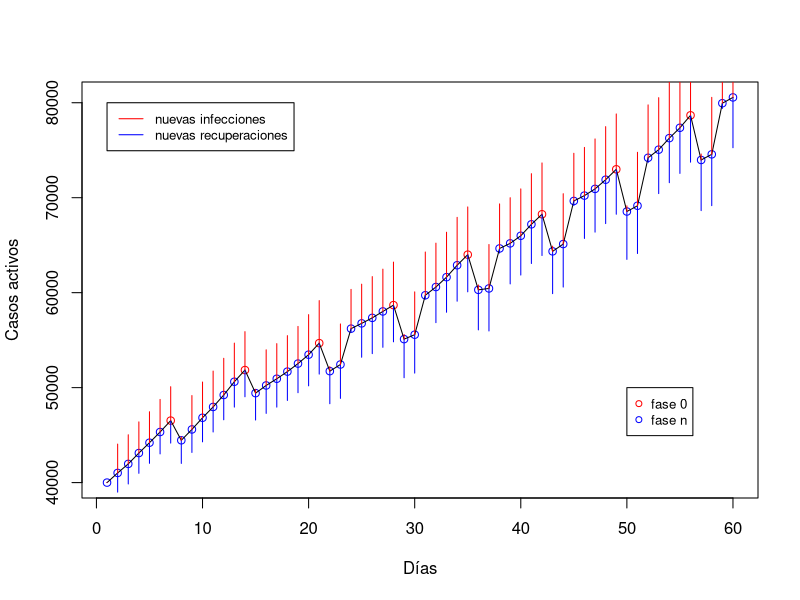

Reproduce this figure in R.
## ---- chunk 1
period = 60
recovery_time=16
case_count = rep(NA, period)
active_count = rep(NA,period)
infection_days = list()
case_count[1] = 40000
active_count[1] = case_count[1]
prev_days = seq(recovery_time,1)
sizes = rep(NA,recovery_time)
for (i in 1:recovery_time) {sizes[i]=1.025^(i-1)}
infection_days[[1]]=sample(prev_days, case_count[1], replace=T, prob=sizes/(sum(sizes)))
## ---- chunk 2
quarantine=rep(NA,period)
sequence=c(1.0,1,1,1,1,1,.1)
for(i in 1:period)
{
  quarantine[i]=sequence[(i-1)%%7+1]
}

for(day in 1:(period-1))
{
    new_count <- 0
    infectiousness=dlnorm(c(infection_days[[day]]), log(10), 0.23)*0.32
    contacts=rpois(case_count[day], 4*quarantine[day])
    
    for (j in 1 : case_count[day]) {
      new_count <- new_count + sum(runif(contacts[j])<infectiousness[j])
    }

    case_count[day+1] <- case_count[day] + new_count
    infection_days[[day+1]] = c(infection_days[[day]]+1, rep(1, new_count))
    active_count[day+1] = sum(infection_days[[day+1]] <= recovery_time)

}

infections=rep(0,period)
recoveries=rep(0,period)
for(day in 2:(period))
{
  infections[day] = case_count[day]-case_count[day-1]
  recoveries[day] = sum(infection_days[[day-1]]==recovery_time)
}


colors=ifelse(quarantine < 1, "red", "blue")

## ---- chunk 3
plot(active_count, xlab="Días", ylab="Casos activos", col=colors)

legend(50, 50000, legend=c("fase 0", "fase n"),
       col=c("red", "blue"), cex=0.8, pch=c(1,1))

lines(active_count)
segments(seq(1,period), active_count, y1=active_count-recoveries,col="blue")
segments(seq(1,period), active_count, y1=active_count+infections,col="red")

legend(1, 80000, legend=c("nuevas infecciones", "nuevas recuperaciones"),
       col=c("red", "blue"), lty=c(1,1), cex=0.8)

for(day in 1:(period))
{
  v = infection_days[[day]]
  infection_days[[day]] = subset(v,v<=recovery_time)
}

#boxplot(infection_days)


